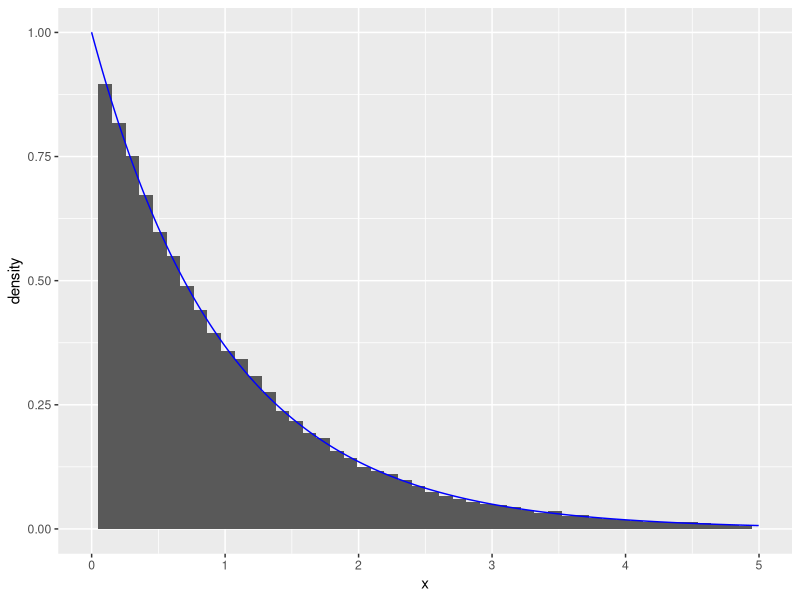

R code for this plot:
## ---- chunk 1
## Libraries used in Project
library(ggplot2)
library(knitr)
knitr::opts_chunk$set(echo = TRUE, warning=FALSE, message=FALSE)
opts_chunk$set(tidy.opts=list(width.cutoff=60),tidy=TRUE)
## ---- chunk 2
library(ggplot2)
# n: number of samples to generate
# rate: the rate
# expdist returns a vector with generated random numbers from exponential distribution

expdist <- function(rate, n) {
   u <- runif(n)
   x <-  -log( (1/rate)*( 1 - u))/rate
   list = list(x, u)
   return(list)
}

n <- 60000
lambda <- 1
outval <- expdist(lambda, n)
x = outval[[1]]
y = outval[[2]]

ggplot(data.frame(x=x))+geom_histogram(aes(x=x, y = ..density..),
bins = 50)  +geom_line(data = data.frame(x=x,y=dexp(x, rate = 1)),
aes(x=x, y=y) ,
color = "blue")+xlim(0,5)

